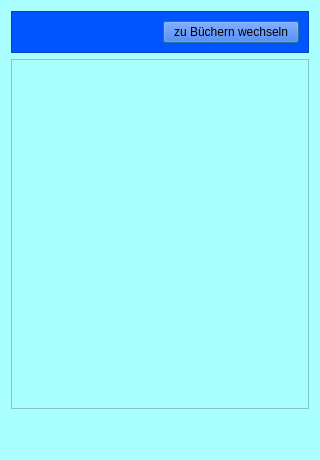
<?xml version="1.0" encoding="UTF-8"?>
<ui version="4.0">
 <class>ClassDialog</class>
 <widget class="QDialog" name="ClassDialog">
  <property name="geometry">
   <rect>
    <x>0</x>
    <y>0</y>
    <width>320</width>
    <height>460</height>
   </rect>
  </property>
  <property name="sizePolicy">
   <sizepolicy hsizetype="Preferred" vsizetype="Preferred">
    <horstretch>0</horstretch>
    <verstretch>0</verstretch>
   </sizepolicy>
  </property>
  <property name="windowTitle">
   <string>Dialog</string>
  </property>
  <property name="styleSheet">
   <string notr="true">background-color: rgb(170, 255, 255);</string>
  </property>
  <layout class="QVBoxLayout" name="verticalLayout">
   <item>
    <widget class="QFrame" name="frame">
     <property name="styleSheet">
      <string notr="true">background-color: rgb(0, 85, 255);</string>
     </property>
     <property name="frameShape">
      <enum>QFrame::StyledPanel</enum>
     </property>
     <property name="frameShadow">
      <enum>QFrame::Raised</enum>
     </property>
     <property name="lineWidth">
      <number>2</number>
     </property>
     <layout class="QHBoxLayout" name="horizontalLayout">
      <item>
       <widget class="QLabel" name="label_Classname">
        <property name="text">
         <string/>
        </property>
       </widget>
      </item>
      <item>
       <widget class="QPushButton" name="pushButton_switchToBooks">
        <property name="text">
         <string>zu Büchern wechseln</string>
        </property>
       </widget>
      </item>
     </layout>
    </widget>
   </item>
   <item>
    <widget class="QTableView" name="tableView"/>
   </item>
   <item>
    <spacer name="verticalSpacer">
     <property name="orientation">
      <enum>Qt::Vertical</enum>
     </property>
     <property name="sizeType">
      <enum>QSizePolicy::Minimum</enum>
     </property>
     <property name="sizeHint" stdset="0">
      <size>
       <width>20</width>
       <height>40</height>
      </size>
     </property>
    </spacer>
   </item>
  </layout>
 </widget>
 <resources/>
 <connections/>
</ui>
